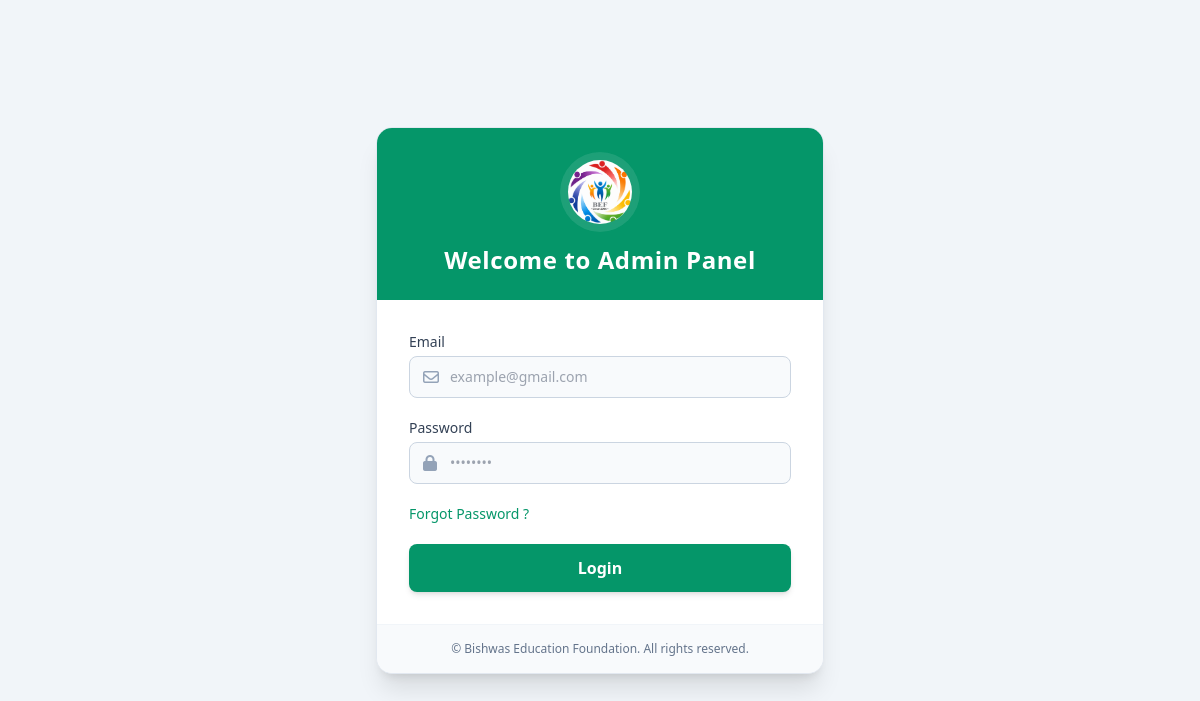
The app's page /admin/index.php with its own data.
### tables this page shows
CREATE TABLE `branding_settings` (
  `id` int(11) NOT NULL DEFAULT 1,
  `site_title` varchar(255) DEFAULT 'Bishwas Education Foundation',
  `site_logo` varchar(255) DEFAULT 'public/assets/logo_BG.png',
  `favicon_icon` varchar(255) DEFAULT 'public/assets/logo.png'
);

### admin/index.php (the view, shortened to what this page needs)
<?php
    include '../database/db.php';
    $sql = "SELECT * FROM branding_settings WHERE id = 1 LIMIT 1";
    $result = mysqli_query($db, $sql);
    $data = ($result && mysqli_num_rows($result) > 0) ? mysqli_fetch_assoc($result) : null;
    $site_title   = $data['site_title'] ?? 'Bishwas Education Foundation';
    $favicon_icon = !empty($data['favicon_icon']) ? $data['favicon_icon'] : 'public/assets/logo.png';
?>
<!DOCTYPE html>
<html lang="bn">
<head>
    <script src="https://cdn.tailwindcss.com"></script>
    <link rel="stylesheet" href="https://cdnjs.cloudflare.com/ajax/libs/font-awesome/6.4.0/css/all.min.css">
</head>
<body class="bg-slate-100 min-h-screen flex items-center justify-center p-4">
    <div class="w-full max-w-md bg-white rounded-2xl shadow-xl overflow-hidden border border-slate-200">
        <div class="bg-emerald-600 p-6 text-center text-white relative">
            <div class="inline-flex items-center justify-center w-20 h-20 bg-white/10 rounded-full mb-3 backdrop-blur-sm overflow-hidden p-2">
                <img src="../public/assets/<?php echo $favicon_icon; ?>" alt="Logo" class="w-full h-full object-cover rounded-full">
            </div>
            <h1 class="text-2xl font-bold tracking-wide">Welcome to Admin Panel</h1>
        </div>
        <form action="#" method="POST" class="p-8 space-y-5">
            <div>
                <label for="email" class="block text-sm font-medium text-slate-700 mb-1">Email</label>
                <div class="relative">
                    <span class="absolute inset-y-0 left-0 flex items-center pl-3.5 text-slate-400">
                        <i class="fa-regular fa-envelope"></i>
                    </span>
                    <input type="email" id="email" name="email" required
                        value="<?php echo isset($_POST['email']) ? htmlspecialchars($_POST['email']) : ''; ?>"
                        class="w-full pl-10 pr-4 py-2.5 bg-slate-50 border border-slate-300 rounded-lg text-slate-800 text-sm focus:outline-none focus:ring-2 focus:ring-emerald-500 focus:border-transparent transition-all duration-200"
                        placeholder="example@gmail.com">
                </div>
            </div>
            <div>
                <label for="password" class="block text-sm font-medium text-slate-700 mb-1">Password</label>
                <div class="relative">
                    <span class="absolute inset-y-0 left-0 flex items-center pl-3.5 text-slate-400">
                        <i class="fa-solid fa-lock"></i>
                    </span>
                    <input type="password" id="password" name="password" required
                        class="w-full pl-10 pr-4 py-2.5 bg-slate-50 border border-slate-300 rounded-lg text-slate-800 text-sm focus:outline-none focus:ring-2 focus:ring-emerald-500 focus:border-transparent transition-all duration-200"
                        placeholder="••••••••">
                </div>
            </div>
            <div class="flex items-center justify-between text-sm">
                <a href="#" class="text-emerald-600 hover:text-emerald-700 font-medium transition-colors">Forgot Password ?</a>
            </div>
            <button type="submit" name="cms_login"
                class="w-full py-3 px-4 bg-emerald-600 hover:bg-emerald-700 text-white font-semibold rounded-lg shadow-md hover:shadow-lg focus:outline-none focus:ring-2 focus:ring-emerald-500 focus:ring-offset-2 transition-all duration-200">
                Login
            </button>
        </form>
        <div class="bg-slate-50 border-t border-slate-100 py-4 text-center">
            <p class="text-xs text-slate-500">&copy; <?php echo htmlspecialchars($site_title); ?>. All rights reserved.</p>
        </div>
    </div>
</body>
</html>

### records on screen
branding_settings: favicon_icon (picture), site_title "Bishwas Education Foundation"
